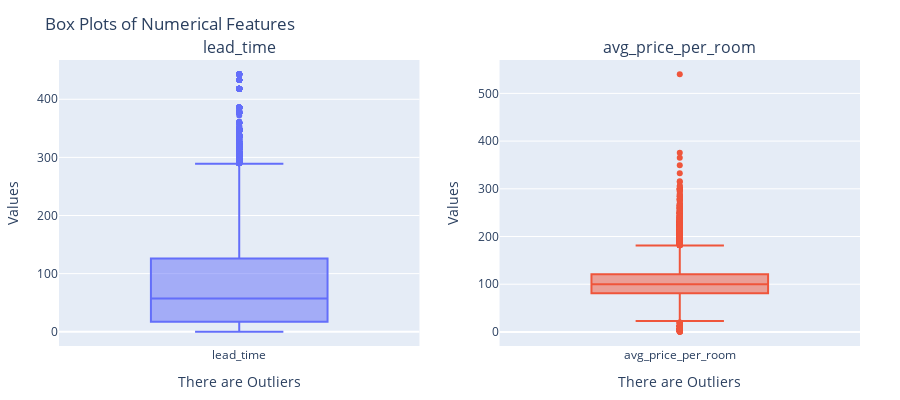

Write notebook code for a chart like this one.
### Markdown cell above
##### Inferences
Lead time: The lead time feature has a positive skew, which means that the distribution of the data is skewed to the right. This means that there are more bookings with shorter lead times than there are bookings with longer lead times. This could be because people who book further in advance are more likely to be planning a trip and have a more flexible schedule.

Average price per room: The average price per room feature has a negative skew, which means that the distribution of the data is skewed to the left. This means that there are more bookings with lower average prices than there are bookings with higher average prices. This could be because people who are on a budget are more likely to book a cheaper hotel.

### Code cell
# Univariate analysis for numerical features

fig = ms(rows=1, cols=2, subplot_titles=num_features)

for i, feature in enumerate(num_features, 1):
    row = (i - 1) // 2 + 1
    column = (i - 1) % 2 + 1
    fig.add_trace(go.Box(y = df_hotel[feature], name = feature), row = row , col = column)
    fig.update_xaxes(title_text = 'There are Outliers', row = row, col = column)

fig.update_layout(height=400, width=900, title_text='Box Plots of Numerical Features', 
                  margin=dict(l=40, r=40, t=60, b=40),
                  showlegend=False)

fig.update_yaxes(title_text="Values")
fig.show()

### Figure 1 — Plotly figure (JSON) as saved in the notebook; plotly's stock layout.template omitted (floating-point values rounded to 4 significant figures; data arrays with more than 128 entries replaced by an {"elided": "..."} marker saying what was removed)
{"data": [{"name": "lead_time", "type": "box", "xaxis": "x", "y": {"elided": "36275 int values"}, "yaxis": "y"}, {"name": "avg_price_per_room", "type": "box", "xaxis": "x2", "y": {"elided": "36275 float values"}, "yaxis": "y2"}], "layout": {"annotations": [{"font": {"size": 16}, "showarrow": false, "text": "lead_time", "x": 0.225, "xanchor": "center", "xref": "paper", "y": 1, "yanchor": "bottom", "yref": "paper"}, {"font": {"size": 16}, "showarrow": false, "text": "avg_price_per_room", "x": 0.775, "xanchor": "center", "xref": "paper", "y": 1, "yanchor": "bottom", "yref": "paper"}], "height": 400, "margin": {"b": 40, "l": 40, "r": 40, "t": 60}, "showlegend": false, "title": {"text": "Box Plots of Numerical Features"}, "width": 900, "xaxis": {"anchor": "y", "domain": [0, 0.45], "title": {"text": "There are Outliers"}}, "xaxis2": {"anchor": "y2", "domain": [0.55, 1], "title": {"text": "There are Outliers"}}, "yaxis": {"anchor": "x", "domain": [0, 1], "title": {"text": "Values"}}, "yaxis2": {"anchor": "x2", "domain": [0, 1], "title": {"text": "Values"}}}}
